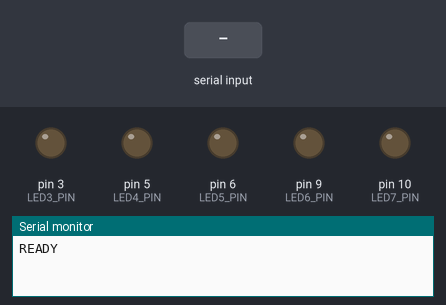
Bench run of a sketch on a simulated Arduino Uno, built with avr-gcc and run on an emulated ATmega328P. On the bench: output pins drawn as LEDs (lit = HIGH), the last lines printed to the serial monitor. The test bench sets the inputs (shaded band).

Above: at 1.2 s.
1.3 s: "G" received over Serial
At 1.8 s:
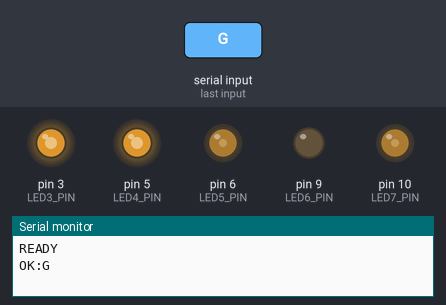
2.8 s: "H" received over Serial
At 4.0 s:
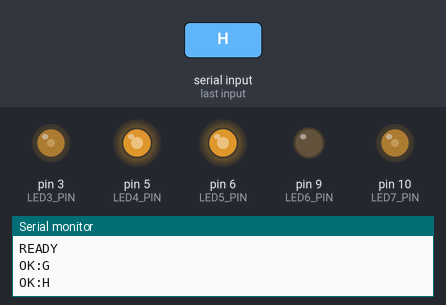
4.3 s: "I" received over Serial
At 5.3 s:
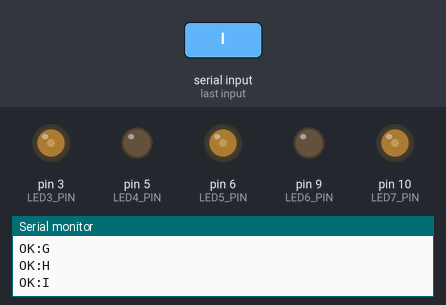
5.8 s: "g" received over Serial
At 6.4 s:
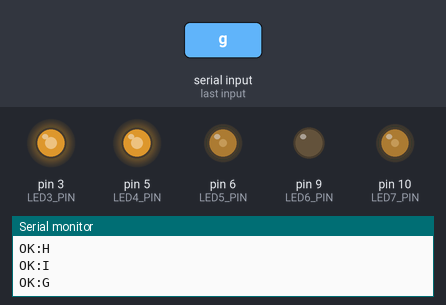
7.3 s: "h" received over Serial
At 7.6 s:
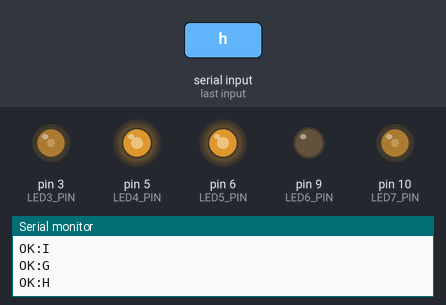
Timing chart, 0 to 9.8 s (numbered marks = the images above; inputs shaded):
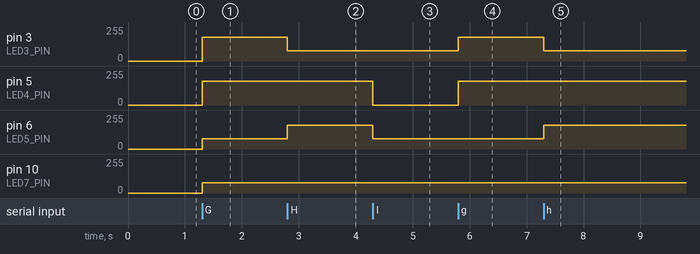

The sketch:

unogenelkontrol.ino
```cpp
// ============================================================
//  Arduino – Raspberry Pi'den seri komut al
//  G / H / I komutuna göre LED3-7 analog voltaj ayarla
//
//  PWM Pinleri:
//    Pin 3  → LED3
//    Pin 5  → LED4
//    Pin 6  → LED5
//    Pin 9  → LED6
//    Pin 10 → LED7
//
//  Voltaj → PWM değeri (5V referans):
//    3.5V  → 178
//    1.49V →  76
//    0V    →   0
//
//  RC Filtre (her PWM pinine):
//    PWM Pin ── 10kΩ ──┬── Çıkış
//                      │
//                    100µF
//                      │
//                     GND
// ============================================================

#define LED3_PIN   3
#define LED4_PIN   5
#define LED5_PIN   6
#define LED6_PIN   9
#define LED7_PIN  10

#define PWM_3V5   178
#define PWM_1V49   76
#define PWM_0V      0

// ============================================================
//  SETUP
// ============================================================
void setup() {
  Serial.begin(9600);

  pinMode(LED3_PIN, OUTPUT);
  pinMode(LED4_PIN, OUTPUT);
  pinMode(LED5_PIN, OUTPUT);
  pinMode(LED6_PIN, OUTPUT);
  pinMode(LED7_PIN, OUTPUT);

  all_off();
  Serial.println("READY");
}

// ============================================================
//  YARDIMCI FONKSİYONLAR
// ============================================================
void all_off() {
  analogWrite(LED3_PIN, PWM_0V);
  analogWrite(LED4_PIN, PWM_0V);
  analogWrite(LED5_PIN, PWM_0V);
  analogWrite(LED6_PIN, PWM_0V);
  analogWrite(LED7_PIN, PWM_0V);
}

// G: LED3=3.5V  LED4=3.5V  LED5=1.49V  LED6=0V  LED7=1.49V
void cmd_g() {
  analogWrite(LED3_PIN, PWM_3V5);
  analogWrite(LED4_PIN, PWM_3V5);
  analogWrite(LED5_PIN, PWM_1V49);
  analogWrite(LED6_PIN, PWM_0V);
  analogWrite(LED7_PIN, PWM_1V49);
}

// H: LED3=1.49V  LED4=3.5V  LED5=3.5V  LED6=0V  LED7=1.49V
void cmd_h() {
  analogWrite(LED3_PIN, PWM_1V49);
  analogWrite(LED4_PIN, PWM_3V5);
  analogWrite(LED5_PIN, PWM_3V5);
  analogWrite(LED6_PIN, PWM_0V);
  analogWrite(LED7_PIN, PWM_1V49);
}

// I: LED3=1.49V  LED4=0V  LED5=1.49V  LED6=0V  LED7=1.49V
void cmd_i() {
  analogWrite(LED3_PIN, PWM_1V49);
  analogWrite(LED4_PIN, PWM_0V);
  analogWrite(LED5_PIN, PWM_1V49);
  analogWrite(LED6_PIN, PWM_0V);
  analogWrite(LED7_PIN, PWM_1V49);
}

// ============================================================
//  ANA DÖNGÜ
// ============================================================
void loop() {
  if (Serial.available() > 0) {
    char cmd = Serial.read();

    switch (cmd) {
      case 'G':
      case 'g':
        cmd_g();
        Serial.println("OK:G");
        break;

      case 'H':
      case 'h':
        cmd_h();
        Serial.println("OK:H");
        break;

      case 'I':
      case 'i':
        cmd_i();
        Serial.println("OK:I");
        break;

      case 'X':
      case 'x':
        all_off();
        Serial.println("OK:X");
        break;

      default:
        break;
    }
  }
}
```

Measured:
- after the input at 1.3 s, pin 3 (LED3_PIN), pin 5 (LED4_PIN): 0/255 → 178/255 at once; pin 6 (LED5_PIN), pin 10 (LED7_PIN): 0/255 → 76/255 at once
- after the input at 2.8 s, pin 3 (LED3_PIN): 178/255 → 76/255 at once; pin 6 (LED5_PIN): 76/255 → 178/255 at once
- after the input at 4.3 s, pin 5 (LED4_PIN): 178/255 → 0/255 at once; pin 6 (LED5_PIN): 178/255 → 76/255 at once
- after the input at 5.8 s, pin 3 (LED3_PIN): 76/255 → 178/255 at once; pin 5 (LED4_PIN): 0/255 → 178/255 at once
- after the input at 7.3 s, pin 3 (LED3_PIN): 178/255 → 76/255 at once; pin 6 (LED5_PIN): 76/255 → 178/255 at once
